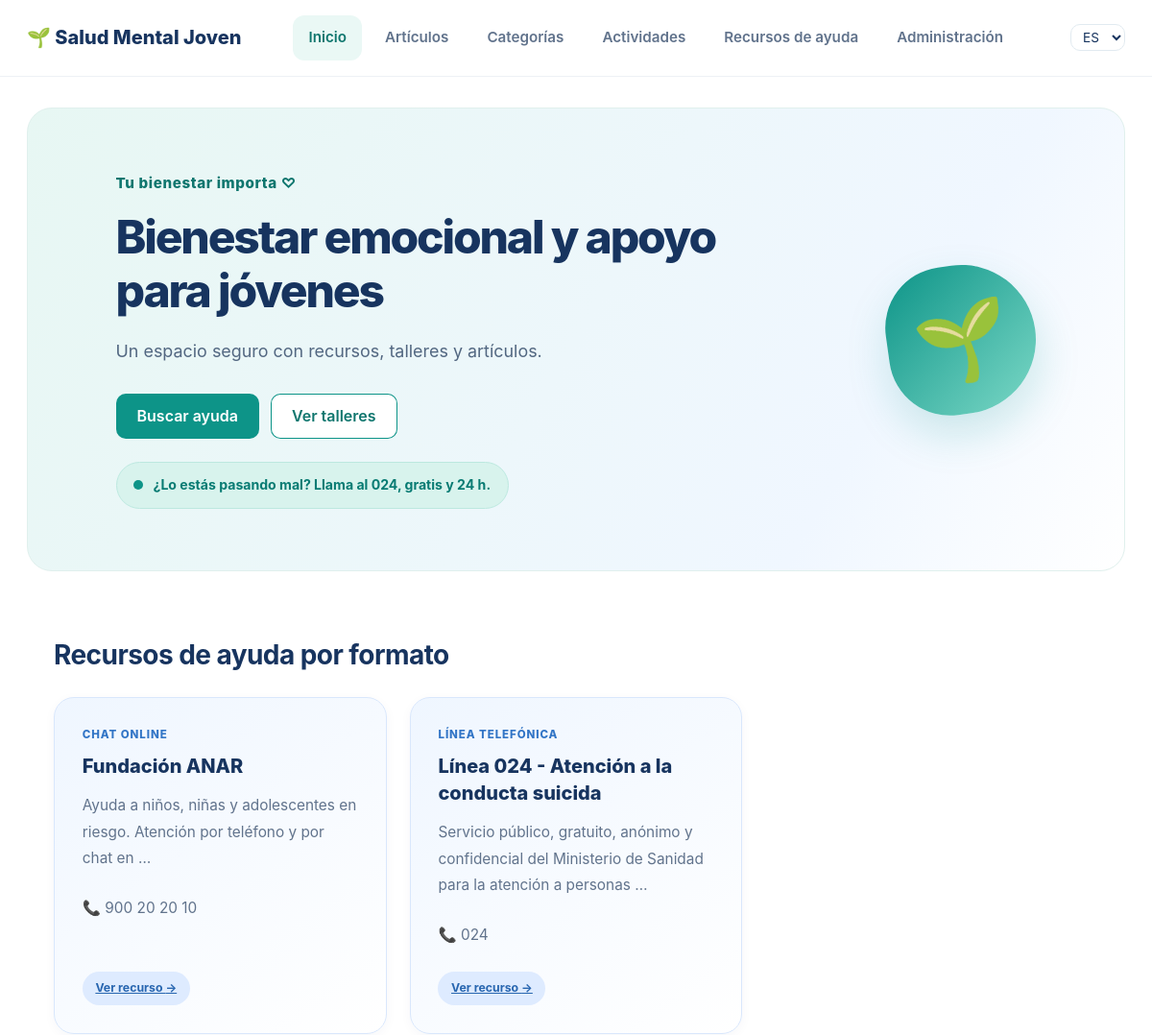
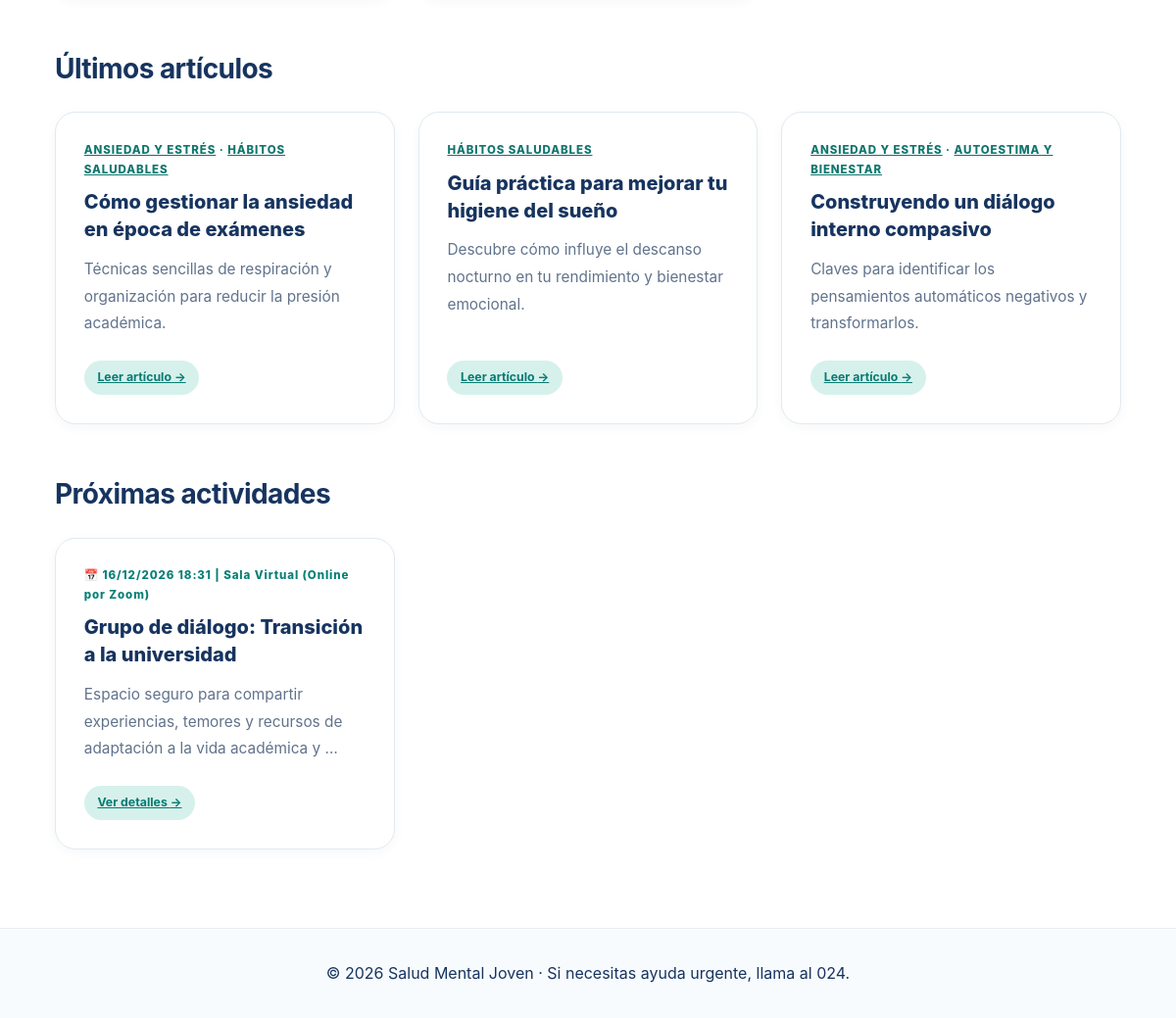
/es/, run on an earlier commit of the app's database (2 pictures, top to bottom).
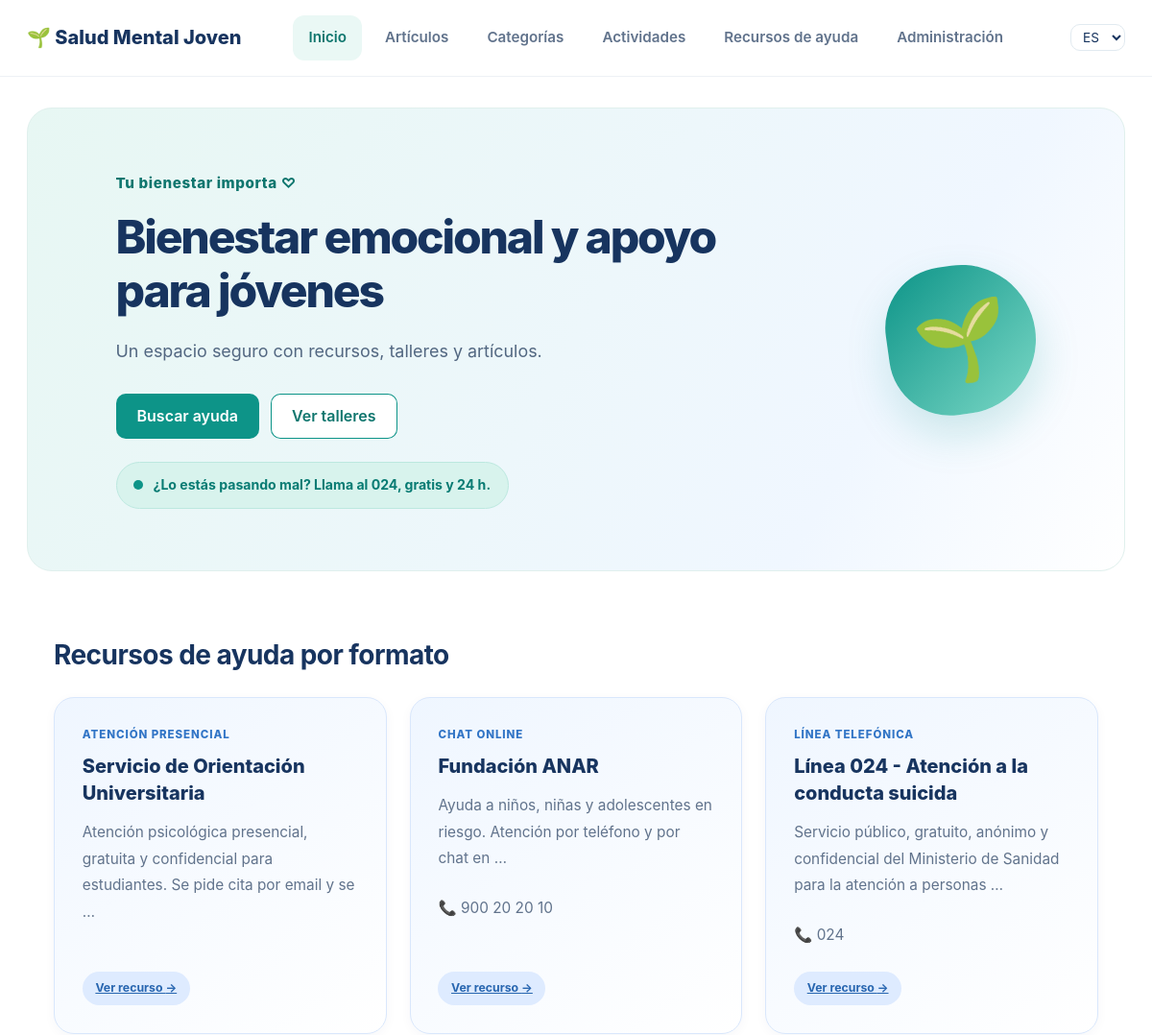
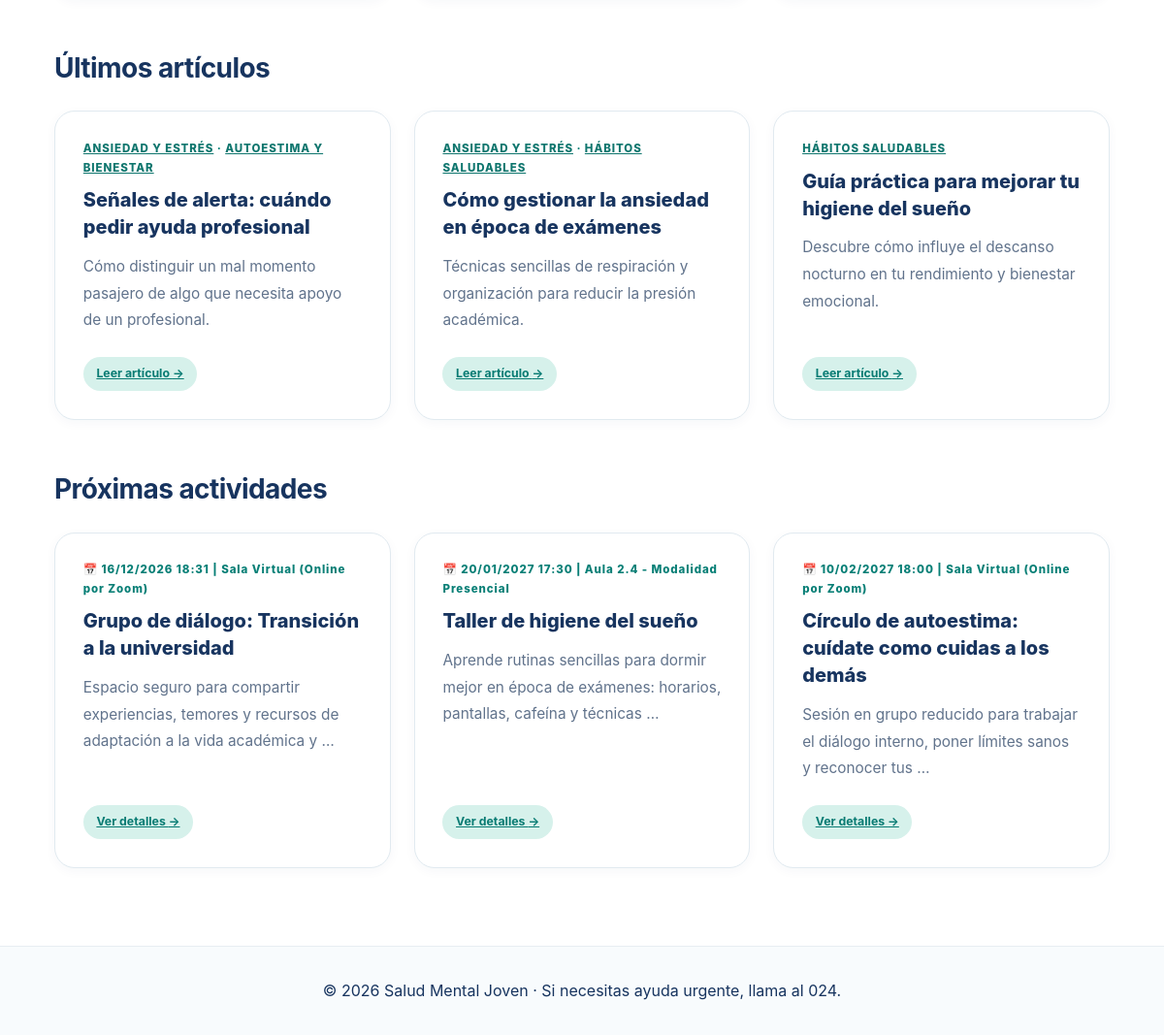
And on a later commit of the database (2 pictures, top to bottom).
### appSaludMentalJoven/models.py (models this page shows, shortened)
class RecursoAyuda(models.Model):
    nombre = models.CharField(max_length=200, verbose_name="Nombre de la entidad")
    descripcion = models.TextField(verbose_name="Descripción")
    formato = models.ForeignKey(Formato, on_delete=models.PROTECT, null=True, related_name='recursos', verbose_name="Formato")
    tematicas = models.ManyToManyField(Tematica, blank=True, related_name='recursos', verbose_name="Temáticas")
    telefono = models.CharField(max_length=20, blank=True, verbose_name="Teléfono")
    email = models.EmailField(blank=True, verbose_name="Email")
    web = models.URLField(blank=True, verbose_name="Sitio web")
    horario = models.CharField(max_length=100, default="24/7", verbose_name="Horario")
    class Meta:
        verbose_name = "Recurso de Ayuda"
        verbose_name_plural = "Recursos de Ayuda"
        ordering = ['nombre']

class Formato(models.Model):
    nombre = models.CharField(max_length=100, unique=True, verbose_name="Nombre del formato")
    descripcion = models.TextField(blank=True, verbose_name="Descripción")
    class Meta:
        verbose_name = "Formato"
        verbose_name_plural = "Formatos"
        ordering = ['nombre']

class Categoria(models.Model):
    nombre = models.CharField(max_length=100, verbose_name="Nombre de la categoría")
    descripcion = models.TextField(blank=True, verbose_name="Descripción")
    class Meta:
        verbose_name = "Categoría"
        verbose_name_plural = "Categorías"
        ordering = ['nombre']

class Articulo(models.Model):
    titulo = models.CharField(max_length=200, verbose_name="Título del artículo")
    resumen = models.CharField(max_length=300, verbose_name="Resumen")
    contenido = models.TextField(verbose_name="Contenido completo")
    autor = models.CharField(max_length=100, default="Equipo SMJ", verbose_name="Autor/a")
    categorias = models.ManyToManyField(Categoria, related_name='articulos', verbose_name="Categorías")
    tematicas = models.ManyToManyField(Tematica, blank=True, related_name='articulos', verbose_name="Temáticas")
    fecha_publicacion = models.DateField(auto_now_add=True, verbose_name="Fecha de publicación")
    class Meta:
        verbose_name = "Artículo"
        verbose_name_plural = "Artículos"
        ordering = ['-fecha_publicacion']

class Actividad(models.Model):
    titulo = models.CharField(max_length=200, verbose_name="Título de la actividad")
    descripcion = models.TextField(verbose_name="Descripción")
    fecha = models.DateTimeField(verbose_name="Fecha y hora")
    lugar = models.CharField(max_length=200, verbose_name="Lugar o modalidad")
    plazas = models.PositiveIntegerField(default=20, verbose_name="Plazas")
    tematicas = models.ManyToManyField(Tematica, blank=True, related_name='actividades', verbose_name="Temáticas")
    class Meta:
        verbose_name = "Actividad"
        verbose_name_plural = "Actividades"
        ordering = ['fecha']

### appSaludMentalJoven/views.py (the view)
# urls.py: path('', views.IndexView.as_view(), name='index'),
class IndexView(TemplateView):
    template_name = 'index.html'
    def get_context_data(self, **kwargs):
        context = super().get_context_data(**kwargs)
        recursos_por_formato = []
        for formato in Formato.objects.prefetch_related('recursos'):
            recurso = next(iter(formato.recursos.all()), None)
            if recurso:
                recursos_por_formato.append(recurso)
        context['recursos_por_formato'] = recursos_por_formato
        context['articulos'] = Articulo.objects.prefetch_related('categorias')[:3]
        context['actividades'] = Actividad.objects.filter(fecha__gte=timezone.now())[:3]
        return context

### appSaludMentalJoven/templates/index.html (shortened to what this page needs)
{% extends 'base.html' %}
{% load i18n %}
{% block content %}
<section class="hero-section">
    <div class="hero-content">
        <span class="hero-eyebrow">{% translate "Tu bienestar importa" %} ♡</span>
        <h1 id="hero-title">{% translate "Bienestar emocional y apoyo para jóvenes" %}</h1>
        <p class="hero-lead">{% translate "Un espacio seguro con recursos, talleres y artículos." %}</p>
        <div class="hero-acciones">
            <a href="{% url 'appSaludMentalJoven:recursos' %}" class="btn">{% translate "Buscar ayuda" %}</a>
            <a href="{% url 'appSaludMentalJoven:actividades' %}" class="btn btn-secundario">{% translate "Ver talleres" %}</a>
        </div>
        <p class="status-badge"><span class="badge-dot"></span>{% translate "¿Lo estás pasando mal? Llama al 024, gratis y 24 h." %}</p>
    </div>
    <div class="hero-decoration" aria-hidden="true">🌱</div>
</section>
<section class="modules-preview">
    <h2>{% translate "Recursos de ayuda por formato" %}</h2>
    <div class="cards-grid">
        {% for r in recursos_por_formato %}
        <article class="info-card card-resources">
            <span class="card-number">{{ r.formato.nombre|upper }}</span>
            <h3>{{ r.nombre }}</h3>
            <p>{{ r.descripcion|truncatewords:15 }}</p>
            {% if r.telefono %}<p>📞 {{ r.telefono }}</p>{% endif %}
            <a href="{% url 'appSaludMentalJoven:detalle_recurso' r.id %}" class="tag">{% translate "Ver recurso" %} &rarr;</a>
        </article>
        {% empty %}<p>{% translate "No hay recursos registrados." %}</p>{% endfor %}
    </div>
    <h2>{% translate "Últimos artículos" %}</h2>
    <div class="cards-grid">
        {% for a in articulos %}
        <article class="info-card">
            <span class="card-number">
                {% for c in a.categorias.all %}<a href="{% url 'appSaludMentalJoven:detalle_categoria' c.id %}">{{ c.nombre|upper }}</a>{% if not forloop.last %} · {% endif %}{% endfor %}
            </span>
            <h3>{{ a.titulo }}</h3>
            <p>{{ a.resumen }}</p>
            <a href="{% url 'appSaludMentalJoven:detalle_articulo' a.id %}" class="tag">{% translate "Leer artículo" %} &rarr;</a>
        </article>
        {% empty %}<p>{% translate "No hay artículos registrados." %}</p>{% endfor %}
    </div>
    <h2>{% translate "Próximas actividades" %}</h2>
    <div class="cards-grid">
        {% for act in actividades %}
        <article class="info-card">
            <span class="card-number">📅 {{ act.fecha|date:"d/m/Y H:i" }} | {{ act.lugar }}</span>
            <h3>{{ act.titulo }}</h3>
            <p>{{ act.descripcion|truncatewords:15 }}</p>
            <a href="{% url 'appSaludMentalJoven:detalle_actividad' act.id %}" class="tag">{% translate "Ver detalles" %} &rarr;</a>
        </article>
        {% empty %}<p>{% translate "No hay actividades programadas." %}</p>{% endfor %}
    </div>
</section>
{% endblock %}

### appSaludMentalJoven/templates/base.html (shortened to what this page needs)
{% load static i18n %}{% get_current_language as LANGUAGE_CODE %}<!DOCTYPE html>
<html lang="{{ LANGUAGE_CODE }}">
<head>
    <link rel="stylesheet" href="{% static 'css/style.css' %}">
</head>
<body>
    <header class="site-header">
        <div class="container header-container">
            <a href="{% url 'appSaludMentalJoven:index' %}" class="logo">
                🌱 Salud Mental Joven
            </a>
            <nav class="main-nav" aria-label="{% translate 'Navegación principal' %}">
                {% with n=request.resolver_match.url_name %}
                <ul>
                    <li><a href="{% url 'appSaludMentalJoven:index' %}"{% if n == 'index' %} class="active" aria-current="page"{% endif %}>{% translate "Inicio" %}</a></li>
                    <li><a href="{% url 'appSaludMentalJoven:articulos' %}"{% if n == 'articulos' or n == 'detalle_articulo' %} class="active" aria-current="page"{% endif %}>{% translate "Artículos" %}</a></li>
                    <li><a href="{% url 'appSaludMentalJoven:categorias' %}"{% if n == 'categorias' or n == 'detalle_categoria' %} class="active" aria-current="page"{% endif %}>{% translate "Categorías" %}</a></li>
                    <li><a href="{% url 'appSaludMentalJoven:actividades' %}"{% if n == 'actividades' or n == 'detalle_actividad' %} class="active" aria-current="page"{% endif %}>{% translate "Actividades" %}</a></li>
                    <li><a href="{% url 'appSaludMentalJoven:recursos' %}"{% if n == 'recursos' or n == 'detalle_recurso' %} class="active" aria-current="page"{% endif %}>{% translate "Recursos de ayuda" %}</a></li>
                    <li><a href="{% url 'admin:index' %}">{% translate "Administración" %}</a></li>
                </ul>
                {% endwith %}
            </nav>
            <form action="{% url 'set_language' %}" method="post" class="lang-form" id="lang-form">
                <select name="language" id="lang-select">
                    {% get_available_languages as LANGUAGES %}
                    {% for code, nombre in LANGUAGES %}
                    <option value="{{ code }}"{% if code == LANGUAGE_CODE %} selected{% endif %}>{{ code|upper }}</option>
                    {% endfor %}
                </select>
            </form>
        </div>
    </header>
    <main class="site-main container">
        {% block content %}{% endblock %}
    </main>
    <footer class="site-footer">
        <p>&copy; 2026 Salud Mental Joven · {% translate "Si necesitas ayuda urgente, llama al 024." %}</p>
    </footer>
</body>
</html>

What changed in the data, as far as the page shows it:
no longer on this page (row unchanged): Articulo: titulo "Construyendo un diálogo interno compasivo", resumen "Claves para identificar los pensamientos automáticos negativos y transformarlos.", Categoria (nombre "ANSIEDAD Y ESTRÉS"), Categoria (nombre "AUTOESTIMA Y BIENESTAR")
added RecursoAyuda: formato.nombre "ATENCIÓN PRESENCIAL", nombre "Servicio de Orientación Universitaria", descripcion "Atención psicológica presencial, gratuita y confidencial para estudiantes. Se pide cita por email y se …"
added Articulo: titulo "Señales de alerta: cuándo pedir ayuda profesional", resumen "Cómo distinguir un mal momento pasajero de algo que necesita apoyo de un profesional.", Categoria (nombre "ANSIEDAD Y ESTRÉS"), Categoria (nombre "AUTOESTIMA Y BIENESTAR")
added Actividad: fecha "20/01/2027 17:30", lugar "Aula 2.4 - Modalidad Presencial", titulo "Taller de higiene del sueño", descripcion "Aprende rutinas sencillas para dormir mejor en época de exámenes: horarios, pantallas, cafeína y técnicas …"
added Actividad: fecha "10/02/2027 18:00", lugar "Sala Virtual (Online por Zoom)", titulo "Círculo de autoestima: cuídate como cuidas a los demás", descripcion "Sesión en grupo reducido para trabajar el diálogo interno, poner límites sanos y reconocer tus …"
